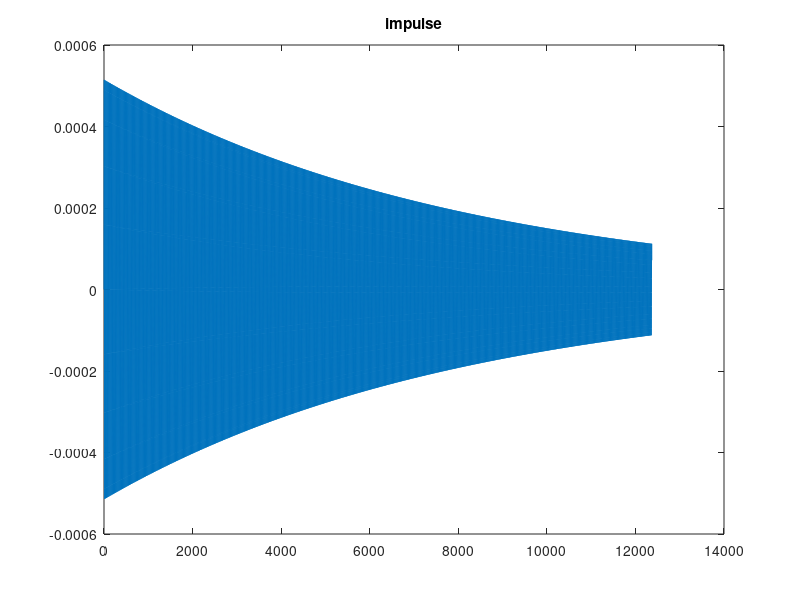
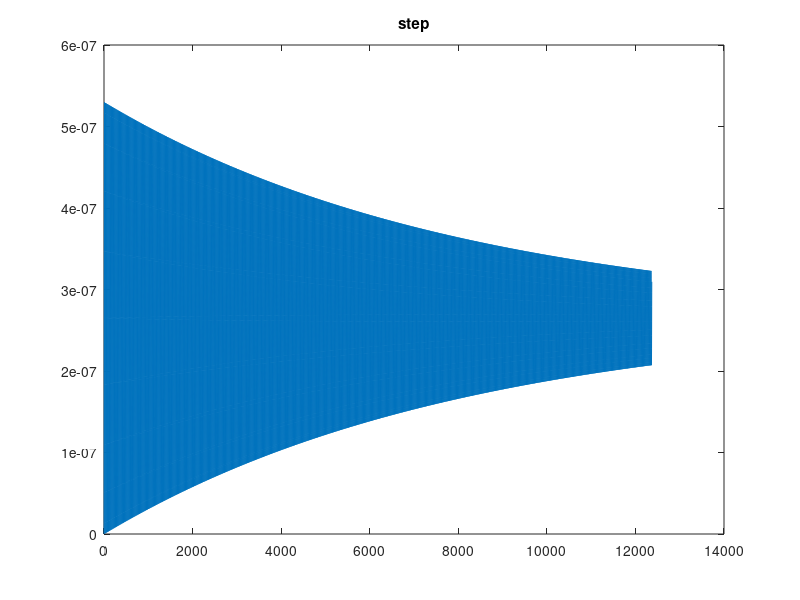
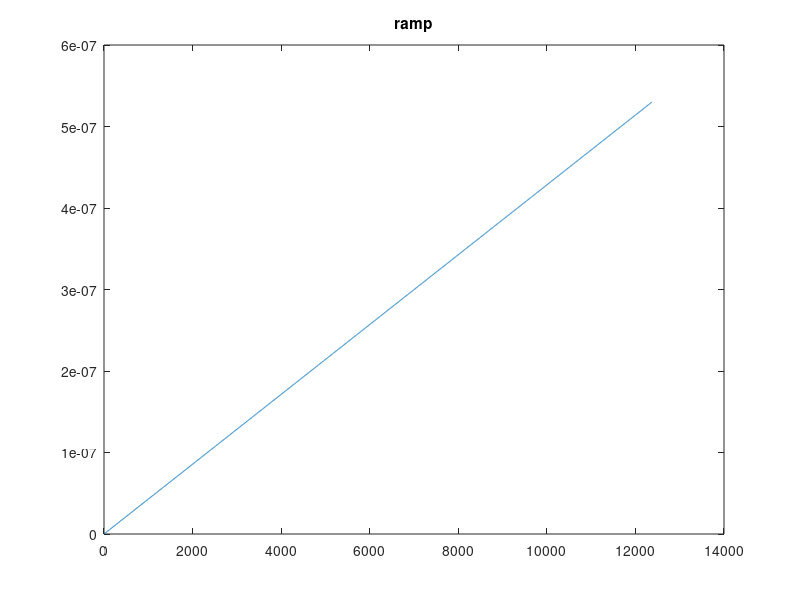

MATLAB code for these plots, in order: (Note: this script raises an error after producing the figures.)
% This script simulate the mass-spring with damping accelerometer for the
% optical fiber accelerometer.
%   |----|   |----|
%   |----| M |----|
%   |----|   |----|

clear
close all
clc

%  Optical fiber accelerometer constants
Y = 7*10^10; % Young modulus [n/m^2]
L = 4.5*10^-2; % length [m]
D = 125*10^-6; % diameter [m]
A = pi*(D/2)^2; % area [m^2]

m = 20.23*10^-3 ; % mass [kg]
y = 1.521; % damping factor from Antune, 2009. [1/s]

% Calculations
k = Y*A/L; % spring stiffness [kg/s^2]
k = 4*k; % equivalent spring for 4 optical fibers 
w0 = sqrt(k/m) ; % [Hz]
b = y*m; % damping coefficient [kg/s] 

% Transfer functions
accel = tf( [1], [1 y k/m])
ramp = tf([1], [1 0])

% Responses
inp_impulse = impulse(accel);
inp_step = step(accel);
inp_ramp = step(series(ramp,accel));

figure
	plot(inp_impulse)
	title('impulse')
figure
	plot(inp_step)
	title('step')
figure
	plot(inp_ramp)
	title('ramp')

%% acquiring damping factor and resonance frequency from output

% Using Alan's script
[fs,as] = alan_dissertation_function(inp_impulse,inp_impulse)